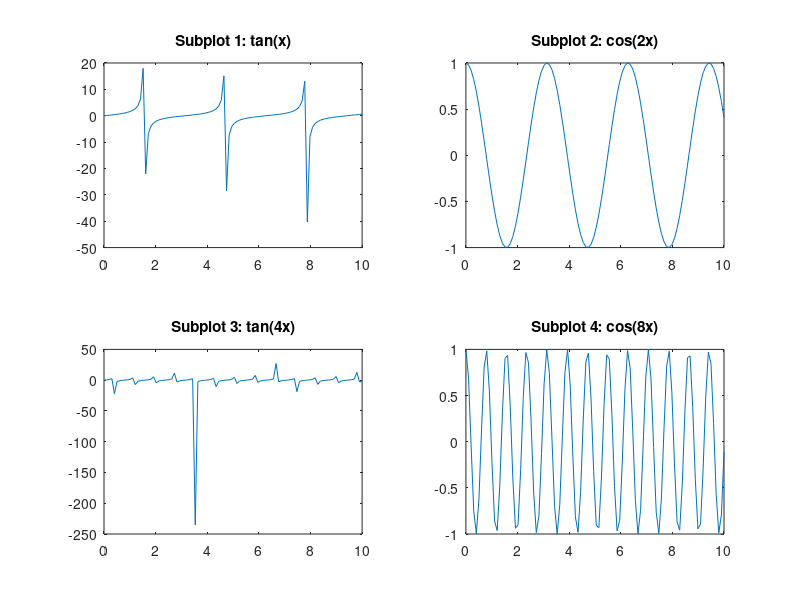

Write MATLAB code to recreate this figure.
subplot(2,2,1)
x = linspace(0,10);
y1 = tan(x);
plot(x,y1)
title('Subplot 1: tan(x)')

subplot(2,2,2)
y2 = cos(2*x);
plot(x,y2)
title('Subplot 2: cos(2x)')

subplot(2,2,3)
y3 = tan(4*x);
plot(x,y3)
title('Subplot 3: tan(4x)')

subplot(2,2,4)
y4 = cos(8*x);
plot(x,y4)
title('Subplot 4: cos(8x)')